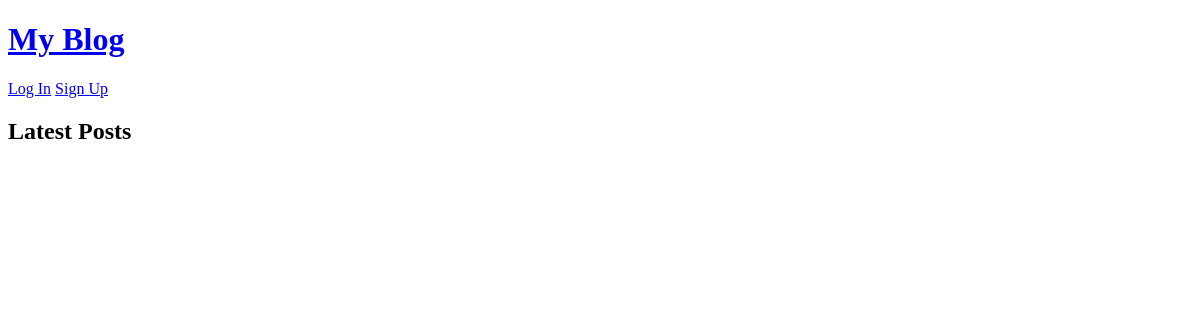
The app's page /, older data.
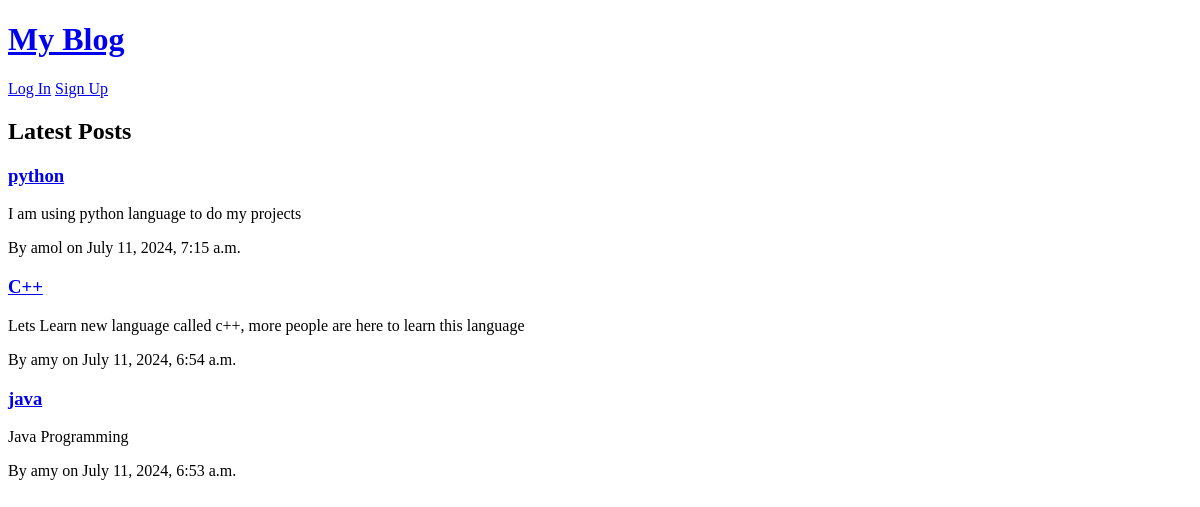
The same page, newer data.
### blog/models.py (models this page shows, shortened)
class Post(models.Model):
    title = models.CharField(max_length=200)
    body = models.TextField()
    author = models.ForeignKey(User, on_delete=models.CASCADE)
    created_at = models.DateTimeField(auto_now_add=True)
    updated_at = models.DateTimeField(auto_now=True)

### blog/views.py (the view)
# urls.py: path('', views.home, name='home'),
def home(request):
    posts = Post.objects.all().order_by('-created_at')
    return render(request, 'blog/home.html', {'posts': posts})

### blog/templates/blog/home.html
{% extends 'blog/base.html' %}
{% block content %}
    <h2>Latest Posts</h2>
    {% for post in posts %}
        <article>
            <h3><a href="{% url 'post_detail' pk=post.pk %}">{{ post.title }}</a></h3>
            <p>{{ post.body|truncatewords:30 }}</p>
            <p>By {{ post.author }} on {{ post.created_at }}</p>
        </article>
    {% endfor %}
{% endblock %}

### blog/templates/blog/base.html (shortened to what this page needs)
<!DOCTYPE html>
<html lang="en">
<head>
</head>
<body>
    <header>
        <h1><a href="{% url 'home' %}">My Blog</a></h1>
        <nav>
            {% if user.is_authenticated %}
                <a href="{% url 'post_new' %}">New Post</a>
                <a href="{% url 'logout' %}">Log Out</a>
            {% else %}
                <a href="{% url 'login' %}">Log In</a>
                <a href="{% url 'signup' %}">Sign Up</a>
            {% endif %}
        </nav>
    </header>
    <main>
        {% block content %}
        {% endblock %}
    </main>
</body>
</html>

Row changes from the older to the newer data that the page shows:
added Post: title "python", body "I am using python language to do my projects", author "amol", created_at "July 11, 2024, 7:15 a.m."
added Post: title "C++", body "Lets Learn new language called c++, more people are here to learn this language", author "amy", created_at "July 11, 2024, 6:54 a.m."
added Post: title "java", body "Java Programming", author "amy", created_at "July 11, 2024, 6:53 a.m."
